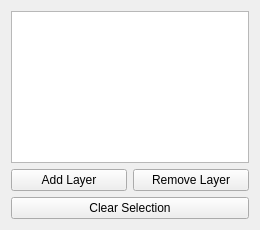
<?xml version="1.0" encoding="UTF-8"?>
<ui version="4.0">
 <class>LayerPanel</class>
 <widget class="QWidget" name="LayerPanel">
  <property name="geometry">
   <rect>
    <x>0</x>
    <y>0</y>
    <width>260</width>
    <height>230</height>
   </rect>
  </property>
  <layout class="QVBoxLayout" name="verticalLayout">
   <item>
    <widget class="QTreeWidget" name="LayerList">
     <property name="dragEnabled">
      <bool>true</bool>
     </property>
     <property name="dragDropMode">
      <enum>QAbstractItemView::DragDropMode::DragDrop</enum>
     </property>
     <property name="defaultDropAction">
      <enum>Qt::DropAction::MoveAction</enum>
     </property>
     <property name="headerHidden">
      <bool>true</bool>
     </property>
     <property name="rootIsDecorated">
      <bool>true</bool>
     </property>
     <column>
      <property name="text">
       <string>Layer</string>
      </property>
     </column>
    </widget>
   </item>
   <item>
    <layout class="QHBoxLayout" name="buttonLayout">
     <item>
      <widget class="QPushButton" name="AddLayerButton">
       <property name="text">
        <string>Add Layer</string>
       </property>
      </widget>
     </item>
     <item>
      <widget class="QPushButton" name="DeleteLayerButton">
       <property name="text">
        <string>Remove Layer</string>
       </property>
      </widget>
     </item>
    </layout>
   </item>
   <item>
    <widget class="QPushButton" name="UnselectLayerButton">
     <property name="text">
      <string>Clear Selection</string>
     </property>
    </widget>
   </item>
  </layout>
 </widget>
 <resources/>
 <connections/>
</ui>
